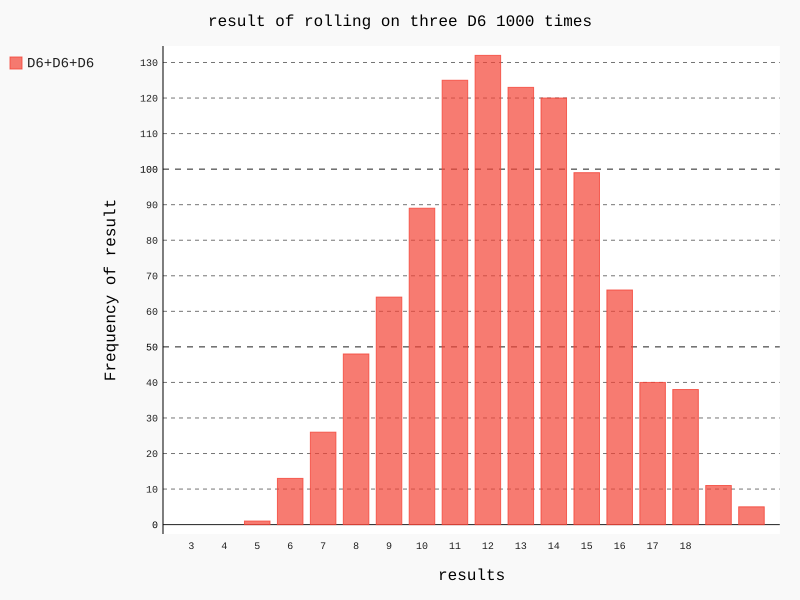

Source code (Python):
from Python_Crash_Course.CHARPTER15.die import Die
import pygal

die1=Die()
die2=Die()
die3=Die()


results=[]
for roll_num in range(1000):
    result=die1.roll()+die2.roll()+die3.roll()
    results.append(result)

frequencies=[]
for value in range(1,die1.num_sides+die2.num_sides+die3.num_sides+1):
    frequency=results.count(value)
    frequencies.append(frequency)
print(frequencies)

#对结果进行可视化
hist=pygal.Bar()
hist.title="result of rolling on three D6 1000 times"
hist.x_labels=['3','4','5','6','7','8','9','10','11','12','13','14','15','16','17','18']
hist.x_title="results"
hist.y_title="Frequency of result"

hist.add('D6+D6+D6',frequencies)
hist.render_to_file('die_visual.svg')
